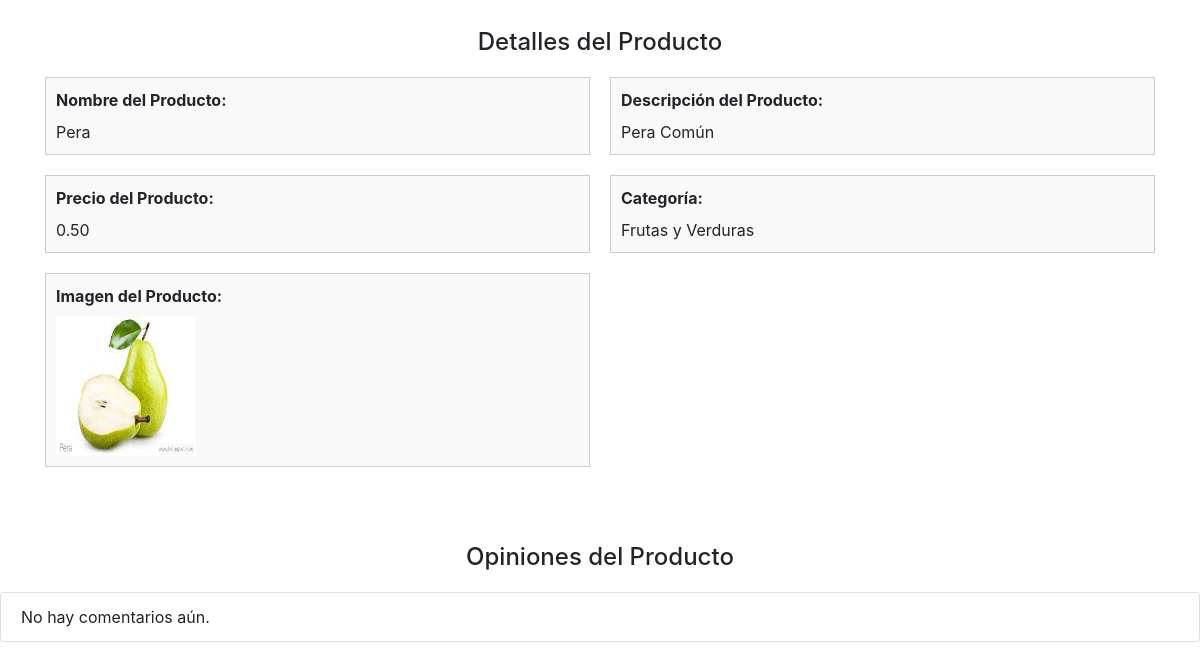
/detalle_productos/7/, run on an earlier commit of the app's database.
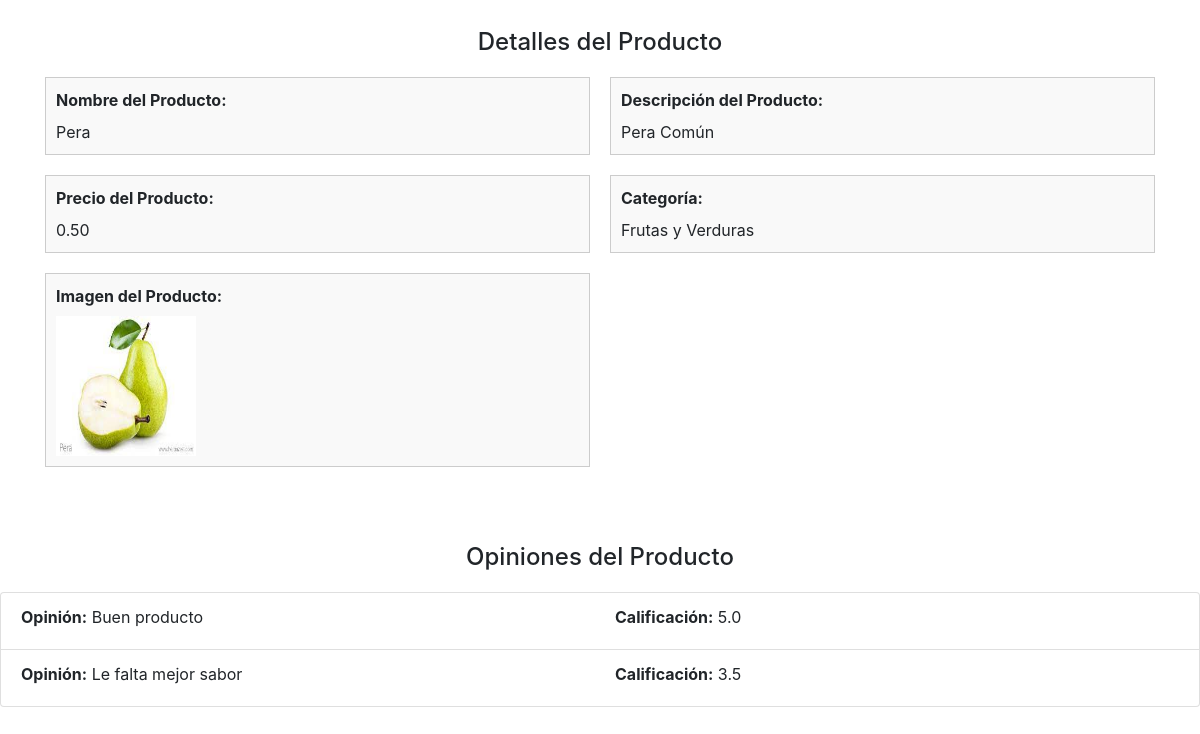
And on a later commit of the database.
### main/models.py (models this page shows, shortened)
class ges_P (models.Model):
    class Meta:
        verbose_name_plural = 'Productos'
        verbose_name = 'Producto'
        db_table = 'ges_P'
    name = models.CharField (max_length=20, blank=False, null=False, unique=True)
    descripcion = models.CharField(max_length=100, blank=False, null=False)
    precio = models.DecimalField(blank=False, null=False, decimal_places=2, max_digits=10)
    img = models.ImageField(upload_to='productos/', blank=True)
    categoria = models.ForeignKey(cat_P, on_delete=models.CASCADE)

class cat_P (models.Model):
    class Meta:
        verbose_name_plural = 'Categorias'
        verbose_name = 'Categoria'
        db_table = 'cat_P'
    name = models.CharField(max_length=20, blank=False, null=False, unique=True)
    descripcion = models.TextField(max_length=100, blank=False, null=False, unique=True)

class review (models.Model):
    class Meta:
        verbose_name_plural = 'Reviews'
        verbose_name = 'Review'
        db_table = 'review'
    nameP = models.ForeignKey(ges_P, on_delete=models.CASCADE)
    opinion = models.TextField (blank=False, null=False)
    calificacion = models.DecimalField(max_digits=3, decimal_places=1,
        choices=[
            (1, '1 estrella'), (1.5, '1.5 estrellas'), (2, '2 estrellas'),
            (2.5, '2.5 estrellas'), (3, '3 estrellas'), (3.5, '3.5 estrellas'),
            (4, '4 estrellas'), (4.5, '4.5 estrellas'), (5, '5 estrellas')
        ],
        default=1.0,
    )

### main/views.py (the view)
def detalles_producto(request, categoria_id):
    producto = get_object_or_404(ges_P, pk=categoria_id)
    comentarios = review.objects.filter(nameP=producto)
    origen = request.GET.get('origen')
    if request.method == 'POST':
        form = gestion_P(request.POST, request.FILES, instance=producto)
        if form.is_valid():
            form.save()
            return redirect(reverse('gestion_P'))
    else:
        form = gestion_P(instance=producto)
    return render(request, 'detalle_productos.html', {'form': form, 'producto': producto, 'origen': origen,
                                                      'comentarios' : comentarios})

### main/templates/detalle_productos.html (shortened to what this page needs)
{% load static %}
<!DOCTYPE html>
<html lang="en">
<head>
    <link rel="stylesheet" type="text/css" href="{% static 'css/detalle_productos.css' %}">
    <link href="https://maxcdn.bootstrapcdn.com/bootstrap/4.5.2/css/bootstrap.min.css" rel="stylesheet">
</head>
<body>
    {% block content %} <br>
    <div class="container">
        <h3 id="title" class="mt-1 text-center">Detalles del Producto</h3>
        <form class="form" method="post" enctype="multipart/form-data">
            <div class="grid">
                <div class="div">
                <label style="font-weight: bold;">Nombre del Producto:</label> <br>
                {{ form.name.value }}
                </div>
                <div class="div">
                <label style="font-weight: bold;">Descripción del Producto:</label><br>
                {{ form.descripcion.value }}
                </div>
                <div class="div">
                <label style="font-weight: bold;">Precio del Producto:</label> <br>
                {{ form.precio.value }}
                </div>
                <div class="div">
                    <label style="font-weight: bold;">Categoría:</label> <br>
                    {{ form.instance.categoria.name }}
                </div>
                <div class="div">
                <label style="font-weight: bold;">Imagen del Producto:</label><br>
                <img id="img_D" src="{{ form.instance.img.url }}" alt="{{ form.instance.name }}"  width="140px"  align="left"/>
                </div>
            </div> <br>
        </div>
        <br>
    </div> <br>
<h3 id="title" class="mt-1 text-center">Opiniones del Producto</h3>
<ul class="list-group">
    {% for comentario in comentarios %}
    <li class="list-group-item">
        <div class="row">
            <div class="col-md-6">
                <label style="font-weight: bold;">Opinión:</label> {{ comentario.opinion }}
            </div>
            <div class="col-md-6">
                <label style="font-weight: bold;" >Calificación:</label> {{ comentario.calificacion }}
            </div>
        </div>
    </li>
    {% empty %}
    <li class="list-group-item">No hay comentarios aún.</li>
    {% endfor %}
</ul>
{% endblock %}
</body>
</html>

### static/css/detalle_productos.css (style rules this page uses)
.grid { display: grid; grid-template-columns: repeat(2, 1fr); grid-gap: 20px; margin-top: 20px; }
.div { padding: 10px; border: 1px solid #ccc; background-color: #f9f9f9; text-align: left; }
#img_D { max-width: 100%; height: 140px; display: block; margin: 0 auto; align-items: left; }
#title { font-size: 24px; margin-bottom: 20px; }

What changed in the data, as far as the page shows it:
added review: opinion "Buen producto", calificacion "5.0"
added review: opinion "Le falta mejor sabor", calificacion "3.5"
Also different on the page:
text no longer shown: "No hay comentarios aún."
